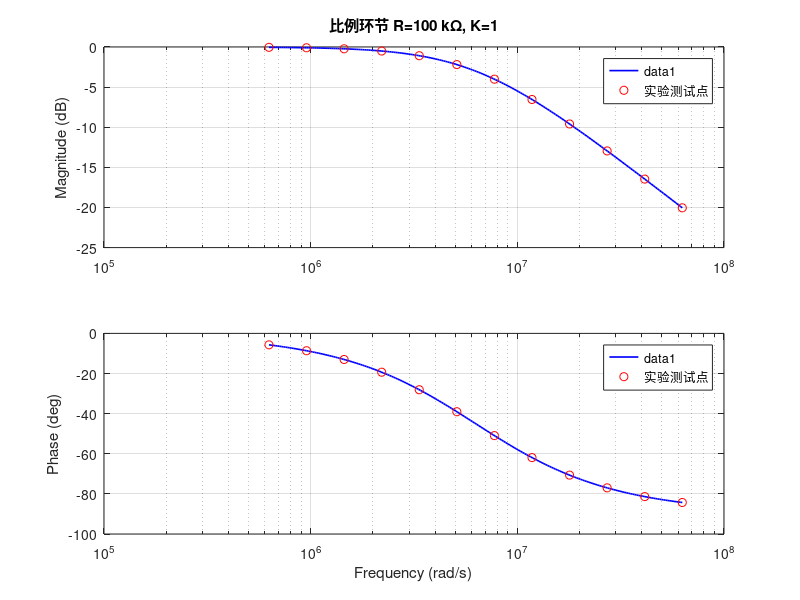
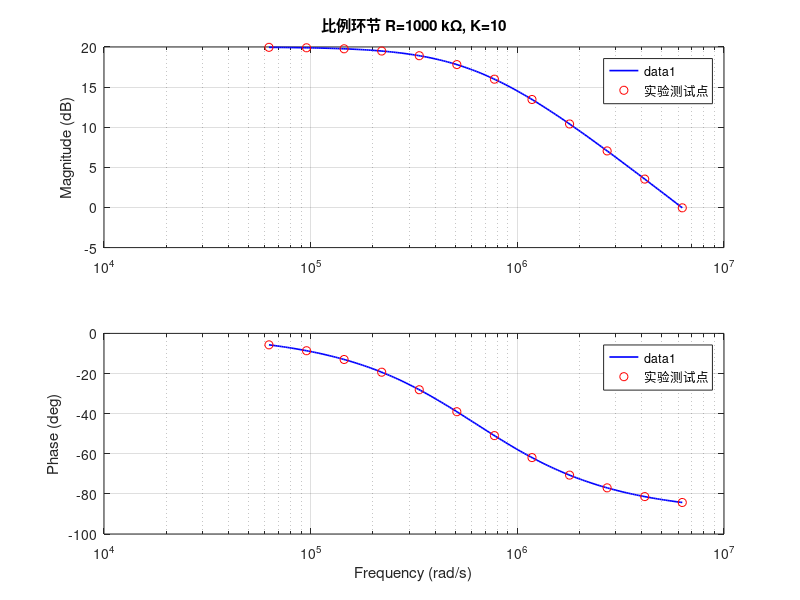
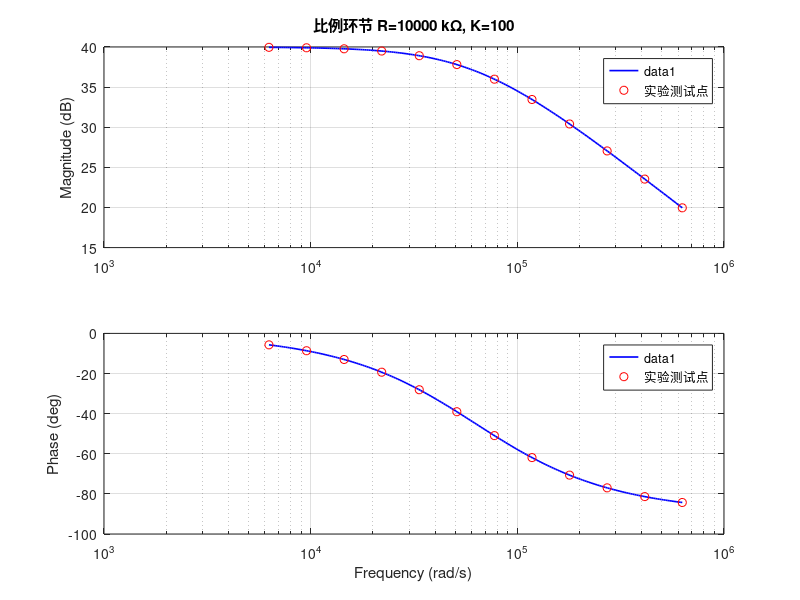

Here is the MATLAB script that generated these plots, in order:
% Task1 比例环节的频率特性测试验证
% R = 100kΩ,1MΩ,10MΩ
% 起始频率f分别为100kHz、10 kHz、1 kHz
clc; clear; close all;
s = tf('s');
Uim = 0.05;   %输入正弦幅值

GBW = 1e6;          %增益带宽积1MHz
f_list_all = {
    logspace(5,7,12),   % R=100k, K=1
    logspace(4,6,12),   % R=1M,  K=10
    logspace(3,5,12)    % R=10M, K=100
};
R_val = [100e3, 1e6, 10e6];
K_val = R_val/100e3;

for idx = 1:3
    K = K_val(idx);
    f = f_list_all{idx};
    w = 2*pi*f;
    fp = GBW / K;
    G_sys = K / (1 + s/(2*pi*fp));

    % 获取离散测点数据
    [mag_meas, phase_meas] = bode(G_sys, w);
    mag_meas = squeeze(mag_meas);
    phase_meas = squeeze(phase_meas);
    Uom = mag_meas * Uim;
    L_meas = 20*log10(mag_meas);

    % =========打印表格=========
    fprintf('\n================ R = %.0f kΩ, K=%.2f ================\n',R_val(idx)/1000,K);
    fprintf('f(Hz)\t\tω(rad/s)\tUom(V)\t\t20lg(Uom/Uim)/dB\t相位φ(°)\n');
    for i=1:length(f)
        fprintf('%.2e\t%.3e\t%.4f\t%.3f\t\t%.2f\n',...
            f(i),w(i),Uom(i),L_meas(i),phase_meas(i));
    end

    % =========自己subplot手动绘制伯德图，避开bode内置句柄bug=========
    fig = figure();
    w_full = logspace(min(log10(w)),max(log10(w)),200); %生成密集连续频率，画光滑伯德曲线
    [mag_full,phase_full] = bode(G_sys,w_full);
    mag_full = squeeze(mag_full);
    phase_full = squeeze(phase_full);
    L_full = 20*log10(mag_full);

    % 幅频子图
    subplot(2,1,1);
    semilogx(w_full, L_full, 'b-','LineWidth',1.2); hold on;
    semilogx(w, L_meas, 'ro','MarkerSize',6,'DisplayName','实验测试点');
    grid on;
    title(['比例环节 R=',num2str(R_val(idx)/1000),' k\Omega, K=',num2str(K)]);
    ylabel('Magnitude (dB)');
    legend('show');
    hold off;

    %相频子图
    subplot(2,1,2);
    semilogx(w_full, phase_full, 'b-','LineWidth',1.2); hold on;
    semilogx(w, phase_meas, 'ro','MarkerSize',6,'DisplayName','实验测试点');
    grid on;
    xlabel('Frequency (rad/s)');
    ylabel('Phase (deg)');
    legend('show');
    hold off;
end
